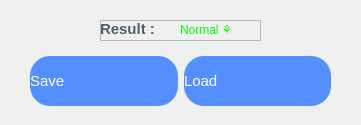
<?xml version="1.0" encoding="UTF-8"?>
<ui version="4.0">
 <class>Left_Breast</class>
 <widget class="QDialog" name="Left_Breast">
  <property name="geometry">
   <rect>
    <x>0</x>
    <y>0</y>
    <width>361</width>
    <height>125</height>
   </rect>
  </property>
  <property name="windowTitle">
   <string>Dialog</string>
  </property>
  <widget class="QFrame" name="frame_2">
   <property name="geometry">
    <rect>
     <x>100</x>
     <y>20</y>
     <width>161</width>
     <height>21</height>
    </rect>
   </property>
   <property name="frameShape">
    <enum>QFrame::StyledPanel</enum>
   </property>
   <property name="frameShadow">
    <enum>QFrame::Raised</enum>
   </property>
   <widget class="QLabel" name="label">
    <property name="geometry">
     <rect>
      <x>0</x>
      <y>0</y>
      <width>67</width>
      <height>17</height>
     </rect>
    </property>
    <property name="styleSheet">
     <string notr="true">QLabel{

color:#4b6272;
border:0px;
font-size:15px;
font-weight: bold;
}</string>
    </property>
    <property name="text">
     <string>Result :</string>
    </property>
   </widget>
   <widget class="QLabel" name="DecisionVar">
    <property name="geometry">
     <rect>
      <x>80</x>
      <y>0</y>
      <width>75</width>
      <height>18</height>
     </rect>
    </property>
    <property name="styleSheet">
     <string notr="true">QLabel{
color:rgb(0, 255, 0);
border:0px;
}
</string>
    </property>
    <property name="text">
     <string>Normal ⚘</string>
    </property>
   </widget>
  </widget>
  <widget class="QWidget" name="horizontalLayoutWidget">
   <property name="geometry">
    <rect>
     <x>30</x>
     <y>40</y>
     <width>301</width>
     <height>82</height>
    </rect>
   </property>
   <layout class="QHBoxLayout" name="horizontalLayout">
    <property name="leftMargin">
     <number>0</number>
    </property>
    <item>
     <widget class="QPushButton" name="Save">
      <property name="minimumSize">
       <size>
        <width>0</width>
        <height>50</height>
       </size>
      </property>
      <property name="maximumSize">
       <size>
        <width>234</width>
        <height>50</height>
       </size>
      </property>
      <property name="cursor">
       <cursorShape>PointingHandCursor</cursorShape>
      </property>
      <property name="layoutDirection">
       <enum>Qt::LeftToRight</enum>
      </property>
      <property name="styleSheet">
       <string notr="true">QPushButton{
	text-align:left;
	color:#fff;
	border:0px;
	border-radius:20px;
	font-size:15px;
	cursor: pointer;
	background-color:#538fff;
}
QPushButton:hover{
background-color:#3668ff;
}</string>
      </property>
      <property name="text">
       <string>Save</string>
      </property>
      <property name="icon">
       <iconset resource="file.qrc">
        <normaloff>assets/img/FAB-1.png</normaloff>assets/img/FAB-1.png</iconset>
      </property>
      <property name="iconSize">
       <size>
        <width>40</width>
        <height>40</height>
       </size>
      </property>
     </widget>
    </item>
    <item>
     <widget class="QPushButton" name="Load">
      <property name="minimumSize">
       <size>
        <width>0</width>
        <height>50</height>
       </size>
      </property>
      <property name="maximumSize">
       <size>
        <width>234</width>
        <height>50</height>
       </size>
      </property>
      <property name="cursor">
       <cursorShape>PointingHandCursor</cursorShape>
      </property>
      <property name="layoutDirection">
       <enum>Qt::LeftToRight</enum>
      </property>
      <property name="styleSheet">
       <string notr="true">QPushButton{
	text-align:left;
	color:#fff;
	border:0px;
	border-radius:20px;
	font-size:15px;
	cursor: pointer;
	background-color:#538fff;
}
QPushButton:hover{
background-color:#3668ff;
}</string>
      </property>
      <property name="text">
       <string>Load</string>
      </property>
      <property name="icon">
       <iconset resource="file.qrc">
        <normaloff>assets/img/path395.png</normaloff>assets/img/path395.png</iconset>
      </property>
      <property name="iconSize">
       <size>
        <width>40</width>
        <height>40</height>
       </size>
      </property>
     </widget>
    </item>
   </layout>
  </widget>
 </widget>
 <resources>
  <include location="file.qrc"/>
 </resources>
 <connections/>
</ui>
